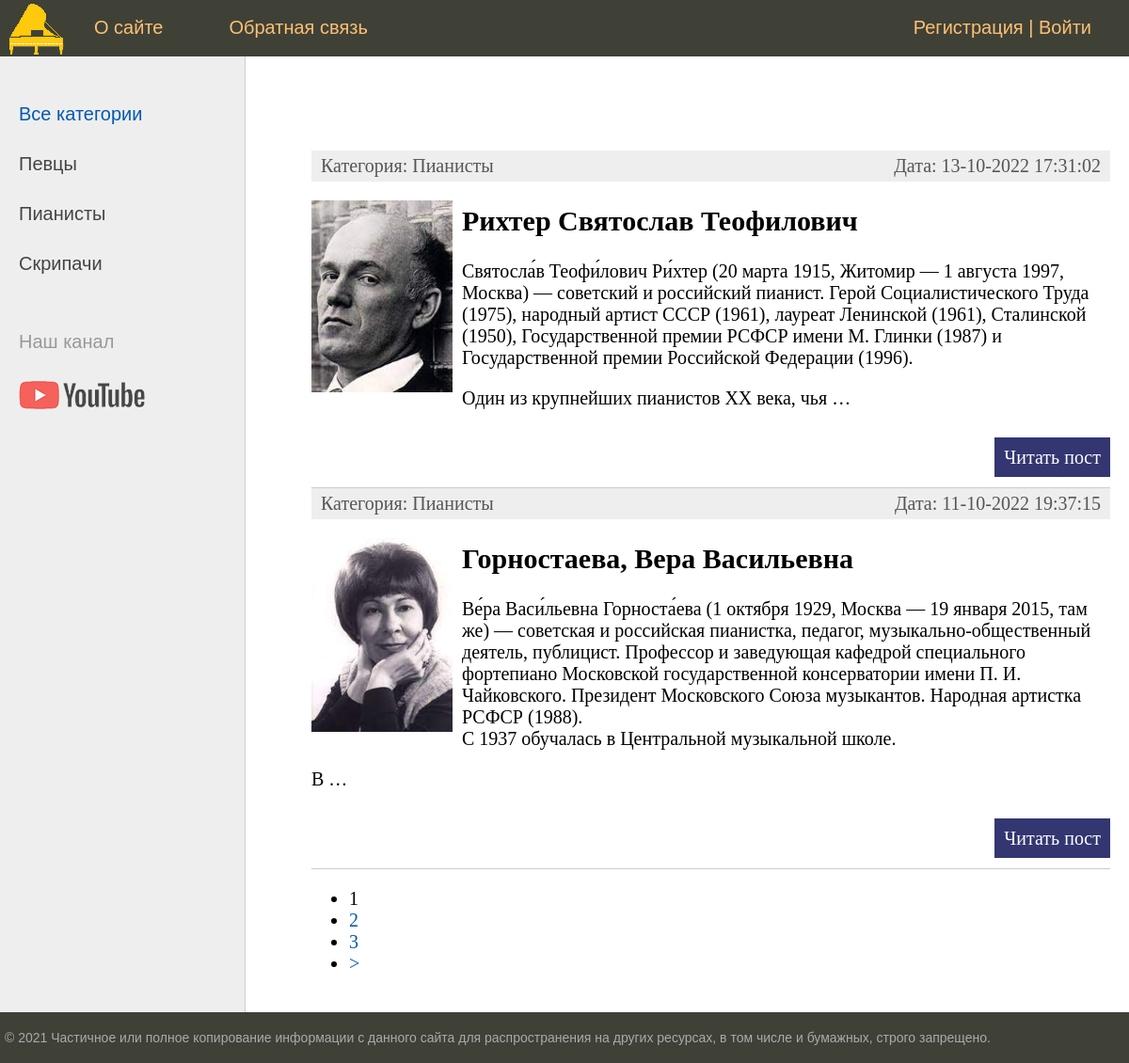
The page / on the database its author committed.
### musicians/models.py (models this page shows, shortened)
class Category(models.Model):
    name = models.CharField(max_length=100, db_index=True, verbose_name="Категория")
    slug = models.SlugField(max_length=255, unique=True, db_index=True, verbose_name="URL")
    def __str__(self):
        return self.name
    def get_absolute_url(self):
        return reverse('category', kwargs={'cat_slug': self.slug})
    class Meta:
        verbose_name = 'Категория'
        verbose_name_plural = 'Категории'
        ordering = ['id']

class Musicians(models.Model):
    id = models.AutoField(primary_key=True)
    title = models.CharField(max_length=255, verbose_name = "Заголовок")
    slug = models.SlugField(max_length=255, unique=True, db_index=True, verbose_name="URL")
    content = models.TextField(blank=True, verbose_name = "Текст статьи")
    photo = models.ImageField(upload_to="photos/%Y/%m/%d/", verbose_name = "Фотографии")
    time_create = models.DateTimeField(auto_now_add=True, verbose_name = "Время создания")
    time_update = models.DateTimeField(auto_now=True, verbose_name = "Время обновления")
    is_published = models.BooleanField(default=True, verbose_name = "Публикация")
    cat = models.ForeignKey('Category', on_delete=models.PROTECT, verbose_name = "Категории")
    def get_absolute_url(self):
        return reverse('post', kwargs={'post_slug': self.slug})
    class Meta:
        verbose_name = 'Известные музыканты'
        verbose_name_plural = 'Известные музыканты'
        ordering = ['time_create', 'title']

### musicians/views.py (the view)
# urls.py: path('', MusiciansHome.as_view(), name='home'),
class MusiciansHome(DataMixin,ListView):
    model = Musicians
    template_name = 'musicians/index.html'
    context_object_name = 'posts'
    def get_context_data(self, *, object_list=None, **kwargs):
        context = super().get_context_data(**kwargs)
        c_def = self.get_user_context(title="Главная страница")
        return dict(list(context.items()) + list(c_def.items()))
    def get_queryset(self):
        return Musicians.objects.filter(is_published=True).select_related('cat')

### musicians/utils.py (called while the page is built)
    def get_user_context(self, **kwargs):
        context = kwargs
        cats = cache.get('cats')
        if not cats:
            cats = Category.objects.annotate(Count('musicians'))
            cache.set('cats', cats, 60)
        cats = Category.objects.annotate(Count('musicians'))
        user_menu = menu.copy()
        if not self.request.user.is_authenticated:
            user_menu.pop(1)
        context['menu'] = user_menu
        context['cats'] = cats
        if 'cat_selected' not in context:
            context['cat_selected'] = 0
        return context

### musicians/templates/musicians/index.html (shortened to what this page needs)
{% extends 'musicians/base.html' %}
{% block content %}
<ul class="list-articles">
	{% for p in posts %}
			<li><div class="article-panel">
         		<p class="first">Категория: {{p.cat}}</p>
        	 	<p class="last">Дата: {{p.time_update|date:"d-m-Y H:i:s"}}</p>
			</div>
{% if p.photo %}
         <p><img class="img-article-left thumb" src="{{p.photo.url}}"></p>
{% endif %}
				<h2>{{p.title}}</h2>
	{% autoescape on %}
	{{p.content|linebreaks|truncatewords:50}}
	{% endautoescape %}
			<p class="link-read-post"><a href="{{ p.get_absolute_url }}">Читать пост</a></p>
			</li>
	{% endfor %}
</ul>
{% endblock %}

### musicians/templates/musicians/base.html (shortened to what this page needs)
{% load static %}
{% load musicians_tags %}
<!DOCTYPE html>
<html>
<head>
	<link type="text/css" href="{% static 'musicians/css/styles.css' %}" rel="stylesheet" />
</head>
<body>
<table class="table-page" border=0 cellpadding="0" cellspacing="0">
<tr><td valign=top>
{% block mainmenu %}
		<div class="header">
			<ul id="mainmenu" class="mainmenu">
			<li class="logo"><a href="{% url 'home' %}"><div class="logo"></div></a></li>
{% for m in menu %}
				<li><a href="{% url m.url_name %}">{{m.title}}</a></li>
{% endfor %}
			{% if request.user.is_authenticated %}
			<li class="last"> {{user.username}} | <a href="{% url 'logout' %}">Выйти</a></li>
			{% else %}
            <li class="last"><a href="{% url 'register' %}">Регистрация</a> | <a href="{% url 'login' %}">Войти</a></li>
			{% endif %}
			</ul>
		</div>
{% endblock mainmenu %}
<table class="table-content" border=0 cellpadding="0" cellspacing="0">
<tr>
<td valign="top" class="left-chapters">
	<ul id="leftchapters">
{% if cat_selected == 0 %}
        <li class="selected">Все категории</li>
{% else %}
        <li><a href="{% url 'home' %}">Все категории</a></li>
{% endif %}
{% for c in cats %}
{% if c.musicians__count > 0 %}
         {% if c.pk == cat_selected %}
                   <li class="selected">{{c.name}}</li>
         {% else %}
                   <li><a href="{{ c.get_absolute_url }}">{{c.name}}</a></li>
         {% endif %}
{% endif %}
{% endfor %}
		<li class="share">
		<p>Наш канал</p>
		<a class="share-yt" href="https://www.youtube.com/channel/UCetgtvy93o3i3CvyGXKFU3g" target="_blank" rel="nofollow"></a>
		</li>
	</ul>
</td>
<td valign="top" class="content">
	<div class="content-text">
{% block content %}
{% endblock %}
<nav class="list-pages">
    <ul>
        {% for p in paginator.page_range %}
		{% if page_obj.number == p %}
        <li class="page-num page-num-selected">{{ p }}</li>
		{% elif p >= page_obj.number|add:-2 and p <= page_obj.number|add:2  %}
        <li class="page-num">
			<a href="?page={{ p }}">{{ p }}</a>
        </li>
        {% endif %}
        {% endfor %}
		{% if page_obj.has_next %}
<li class="page-num">
         <a href="?page={{ page_obj.next_page_number }}">&gt;</a>
</li>
{% endif %}
    </ul>
</nav>
	</div>
</td></tr></table>
</td></tr>
<tr><td valign=top>
	<div id="footer">
		<p>&copy; 2021 Частичное или полное копирование информации с данного сайта для распространения на других ресурсах, в том числе и бумажных, строго запрещено.</p>
	</div>
</td></tr></table>
</body>
</html>

### musicians/static/musicians/css/styles.css (style rules this page uses)
html, body { font-family: 'Arial'; margin: 0; padding: 0; height: 100%; width: 100%; color: #444; }
a { color: #0059b2; text-decoration: none; }
img { max-width: 600px; height: auto; }
img.img-article-left { max-width: 300px; height: auto; float: left; padding: 0 10px 10px 0; }
img.img-article-left.thumb { max-width: 150px; height: auto; }
p.link-read-post { text-align: right; }
p.link-read-post a { padding: 10px; min-width: 100px; background: #333671; color: #fff; text-decoration: none; }
div.article-panel { background: #eee; padding: 5px 10px 5px 10px; box-sizing: border-box; overflow: hidden; color: #555; }
div.article-panel p.first { margin: 0; float: left; }
div.article-panel p.last { margin: 0; float: right; }
ul.list-articles { list-style: none; margin: 0; padding: 0; }
ul.list-articles li { border-bottom: 1px solid #ccc; }
.table-page { width: 100%; height: 100%; vertical-align: top; }
.table-page tr { height: 100%; }
.header { background: #3F4137; height: 60px; }
.logo { background: url('../images/logo.png') no-repeat 10px 2px; width: 70px; height: 60px; }
ul.mainmenu { list-style: none; margin: 0; padding: 0; height: 60px; color: #fdc073; font-size: 20px; overflow: hidden; }
ul.mainmenu li { float: left; margin: 18px 40px 0 30px; }
ul.mainmenu li.logo { margin: 0; }
ul.mainmenu li.last { float: right; }
ul.mainmenu li a { color: #fdc073; text-decoration: none; }
.table-content { width: 100%; min-height: 100%; height: 100%; }
.left-chapters { margin: 0; background: #eee; border-right: 1px solid #ccc; min-height: 100%; }
.left-chapters ul { width: 230px; min-height: 100%; margin: 0; padding: 20px 10px 10px 20px; list-style: none; font-size: 20px; }
.left-chapters ul li { margin: 30px 0 0 0; color: #999; }
.left-chapters ul li.selected { color: #0059b2; }
.left-chapters ul li a { color: #444; text-decoration: none; }
.left-chapters ul li.share { margin: 60px 0 0 0; }
.left-chapters ul li.share p { margin: 30px 0 30px 0; }
.left-chapters ul li.share a { display: inline-block; width: 40px; height: 40px; margin: 0 20px 0 0; }
.left-chapters ul li.share a.share-yt { width: 100%; height: 30px; background: url('../images/share_yt.png') no-repeat 0 0 }
.content { padding: 40px 20px 20px 40px; width: 100%; box-sizing: border-box; }
.content-text { margin: 60px 0 0 30px; color: #000; font-size: 20px; font-family: Yandex Sans Display Light; }
#footer { box-sizing: border-box; background: #3F4137; padding: 5px; color: #aaa; font-size: 14px; font-family: Verdana, Geneva, Arial, Helvetica; text-align: left; overflow: hidden; }

### rows shown on the page
Category: name "Певцы"
Category: name "Пианисты"
Category: name "Скрипачи"
Musicians: cat "Пианисты", time_update "13-10-2022 17:31:02", photo (picture), title "Рихтер Святослав Теофилович", content "Святосла́в Теофи́лович Ри́хтер (20 марта 1915, Житомир — 1 августа 1997, Москва) — советский и российский пианист. Герой Социалистического Труда (1975), народный артист СССР (1961), лауреат Ленинской (1961), Сталинской (1950), Государственной премии РСФСР имени М. Глинки (1987) и Государственной премии Российской Федерации (1996). Один из крупнейших пианистов XX века, чья …"
Musicians: cat "Пианисты", time_update "11-10-2022 19:37:15", photo (picture), title "Горностаева, Вера Васильевна", content "Ве́ра Васи́льевна Горноста́ева (1 октября 1929, Москва — 19 января 2015, там же) — советская и российская пианистка, педагог, музыкально-общественный деятель, публицист. Профессор и заведующая кафедрой специального фортепиано Московской государственной консерватории имени П. И. Чайковского. Президент Московского Союза музыкантов. Народная артистка РСФСР (1988). С 1937 обучалась в Центральной музыкальной школе. В …"

### other values the page prints
{{ m.title }} "О сайте" "Обратная связь"
{{ p }} "1"
{{ p }} "2" "3"
